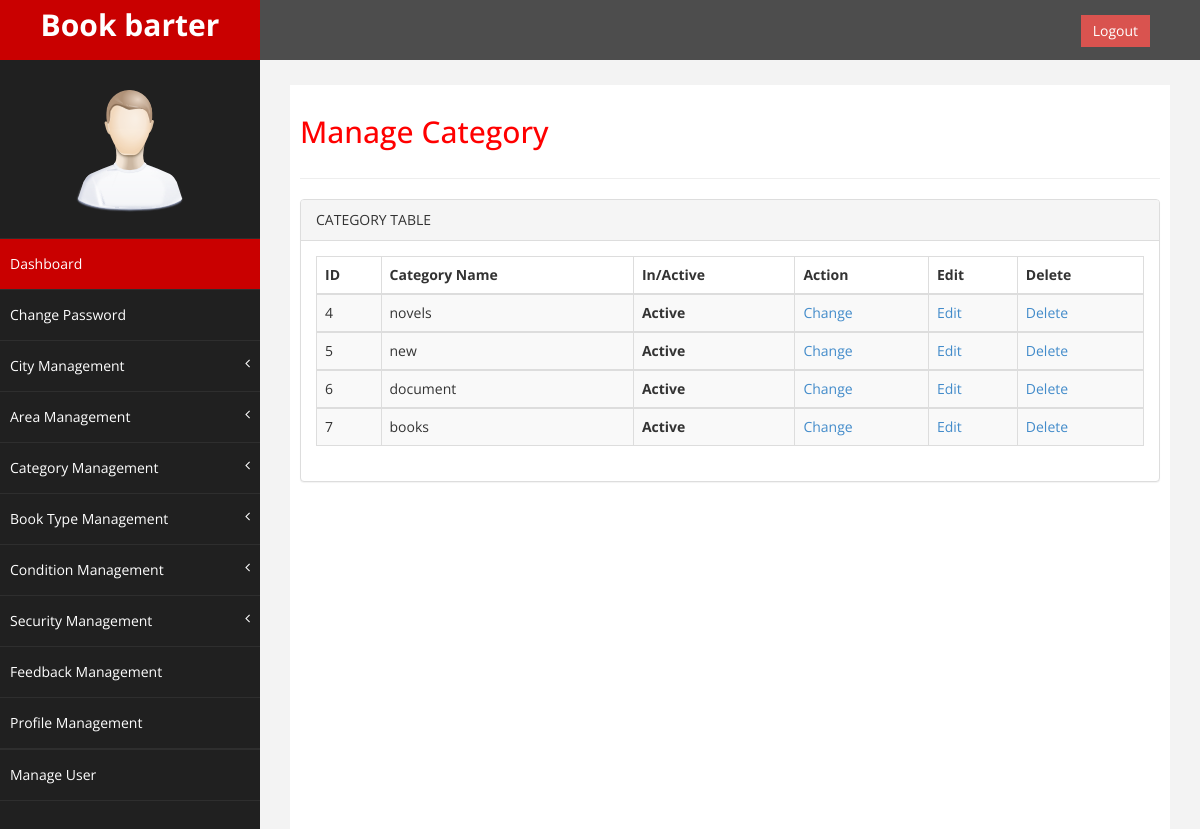
/admin/managecat.php, run on the app's committed database.
### tables this page shows
CREATE TABLE `cat_table` (
  `id` int(20) NOT NULL,
  `cat_name` varchar(20) NOT NULL,
  `is_active` int(2) NOT NULL
);

### admin/managecat.php (the view, shortened to what this page needs)
<?php
require "common/header.php";
require 'dbconnect.php';
$qry = "SELECT id, cat_name, is_active FROM cat_table WHERE is_active!=2";
$rs = mysqli_query($conn,$qry);
?>
    <div id="wrapper">
        <nav class="navbar navbar-default navbar-cls-top " role="navigation" style="margin-bottom: 0">
            <div class="navbar-header">
                <a class="navbar-brand" href="dashboard.php">Book barter</a>
            </div>
  <div style="color: white;
padding: 15px 50px 5px 50px;
float: right;
font-size: 16px;">  <a href="logout.php" class="btn btn-danger square-btn-adjust">Logout</a> </div>
        </nav>
        <?php
  require "common/navigation.php";
?>
        <div id="page-wrapper" >
            <div id="page-inner">
                <div class="row">
                    <div class="col-md-12">
                     <h2>Manage Category</h2>
                    </div>
                </div>
                  <hr />
                  <div class="row">
                <div class="col-md-12">
                    <div class="panel panel-default">
                        <div class="panel-heading">
                             CATEGORY TABLE
                        </div>
                        <div class="panel-body">
                            <div class="table-responsive">
                                <table class="table table-striped table-bordered table-hover" id="">
                                    <thead>
                                        <tr>
                                            <th>ID</th>
                                            <th>Category Name</th>
                                            <th>In/Active</th>
                                            <th>Action</th>
                                            <th>Edit</th>
                                            <th>Delete</th>
                                        </tr>
                                                                </thead>
                            <?php
                            if(mysqli_num_rows($rs) > 0)
                                {
                                    while($row = mysqli_fetch_assoc($rs))
                                    {
                            ?>
                                <tbody>
                                    <tr class="odd gradeX">
                                    <td><?php echo $row['id']; ?></td>
                                    <td><?php echo $row['cat_name'];?></td>
                                    <th><?php if($row['is_active']==1){echo "Active";}else{echo "Blocked";} ?></th>
                                    <td><a href="actioncat.php?id=<?php echo $row['id']; ?>&status=<?php echo $row['is_active']; ?>">Change</a></td>
                                    <td><a href="editcat.php?id=<?php echo $row['id']; ?>">Edit</a></td>
                                    <td><a href="deletecat.php?id=<?php echo $row['id']; ?>">Delete</a></td>
                                </tr>
                            <?php   }
                                }
                                else
                                {
                                echo "0 Rows Returned!";
                                }
                            ?>
                                    </tbody>
                                </table>
                            </div>
                        </div>
                    </div>
                </div>
            </div>
        </div>
    </div>
    <?php require "common/footer.php"; ?>

### admin/css/custom.css (style rules this page uses)
body { font-family: 'Open Sans', sans-serif; }
#wrapper { width: 100%; background:#202020; }
#page-wrapper { padding: 15px 15px; min-height: 600px; background:#F3F3F3; }
#page-inner { width:100%; margin:10px 20px 10px 0px; background-color:#fff!important; padding:10px; min-height:1200px; }
h2 { color: #f00; }
.square-btn-adjust { border: 0px solid transparent; -webkit-border-radius: 0px; -moz-border-radius: 0px; border-radius: 0px; }
.navbar-cls-top .navbar-brand { color: #fff; background: #C90000; width: 260px; text-align: center; height: 60px; font-size: 30px; font-weight: 700; }
.navbar-cls-top { background:#4D4D4D; border-bottom:none; }
.navbar-default { border:0px solid black; }
.navbar-header { background: #A70303; }
@media (min-width:768px) { #page-wrapper { margin: 0 0 0 260px; padding: 15px 30px; min-height: 1200px; } }
@media (min-width:768px) { .navbar { border-radius: 0px; } }

### data on the page
cat_table: id "4", cat_name "novels", is_active "Active"
cat_table: id "5", cat_name "new", is_active "Active"
cat_table: id "6", cat_name "document", is_active "Active"
cat_table: id "7", cat_name "books", is_active "Active"
